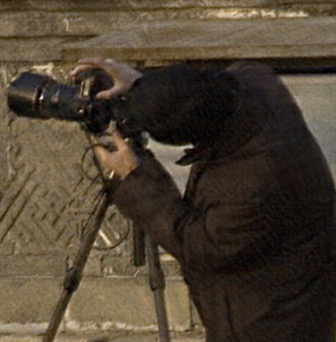
#> input picture short.png, 336 x 342 px
$ python test1.py
#> lines starting #> are read from the running program, lines starting #| are printed output that depends on the picture; after the words box and inside, x2 and y2 are one past the last pixel; in counts of white or black regions, pixels touching at a corner belong together
import numpy as np
import cv2
from scipy.fft import fft2, ifft2, fftshift
from skimage.transform import resize
import matplotlib.pyplot as plt

def load_images(short_path, regular_path):
#> called with short_path = 'short.png', regular_path = 'long.png'
    short_img = cv2.imread(short_path, cv2.IMREAD_GRAYSCALE).astype(np.float32)
#> short_img: shape (342, 336) float32; min 0, max 249, mean 67
    regular_img = cv2.imread(regular_path, cv2.IMREAD_GRAYSCALE).astype(np.float32)
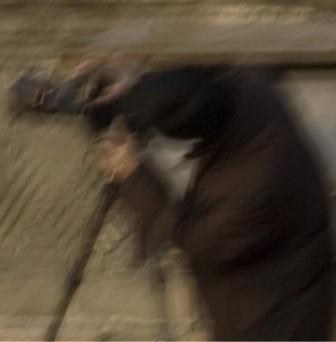
#> input picture long.png, 336 x 342 px
#> regular_img: shape (342, 336) float32; min 0, max 175, mean 66.6
    regular_rgb = cv2.imread(regular_path)
#> regular_rgb is the input picture: shape (342, 336, 3); mean B, G, R 49.3, 64.9, 77
    return short_img, regular_img, regular_rgb

def estimate_blur_kernel(short_img, regular_img, gamma=0.01):
#> called with gamma = 0.01
    S = fft2(short_img)
    R = fft2(regular_img)
    S_conj = np.conj(S)
    S_power = np.abs(S) ** 2
    # K_est = (S_conj * R) / (S_power + gamma)
    K_est = (S_conj * R) / (S * S_conj + gamma)
    k = np.real(ifft2(K_est))
    k = fftshift(k)
    return k / k.sum()

def resize_blur_kernel(origin_img, scale_factor):
#> called with scale_factor = 0.5
    new_shape = (int(origin_img.shape[0] * scale_factor), int(origin_img.shape[1] * scale_factor))
#> new_shape = (171, 168)
    resize_kernel = resize(origin_img, new_shape, anti_aliasing=True)
    return resize_kernel

def erosion(img, iterations=1):
#> called with iterations = 1
    kernel = np.ones((3, 3), np.uint8)
    kernel = np.array([[0, 1, 0],
                   [1, 1, 0],
                   [0, 1, 0]], np.uint8)
    # kernel = cv2.getStructuringElement(cv2.MORPH_CROSS, (3, 1))
    erosion_img = cv2.erode(img, kernel, iterations=iterations)
    return erosion_img

def dilation(img, iterations=1):
#> called with iterations = 1
    kernel = np.ones((3, 3), np.uint8)
    kernel = np.array([[0, 1, 0],
                   [1, 1, 1],
                   [0, 1, 0]], np.uint8)
    # kernel = cv2.getStructuringElement(cv2.MORPH_CROSS, (3, 1))
    dilation_img = cv2.dilate(img, kernel, iterations=iterations)
    # performing opening using its function
    # opening = cv2.morphologyEx(dilation_img, cv2.MORPH_OPEN, kernel)
    # performing closing using its function
    # closing = cv2.morphologyEx(opening, cv2.MORPH_CLOSE, kernel)
    return dilation_img
    # return opening
    # return closing

def AND_image(blur_kernel, unblur_kernel):
    mask1 = blur_kernel > 0
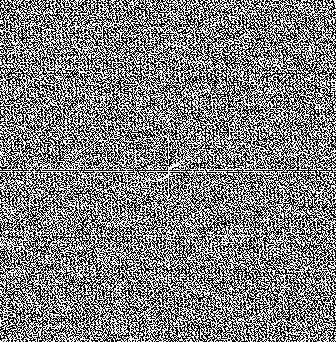
#> mask1: shape (342, 336) bool; 50% white; black in thin lines or dots
    mask2 = unblur_kernel > 0
#> mask2: shape (342, 336) bool; 13.1% white; 599 white regions (338 under 20 px), largest, box (x1, y1, x2, y2) and area: (154, 157, 180, 190) 340, (235, 89, 264, 113) 196, (128, 144, 150, 160) 156
    and_mask = np.logical_and(mask1, mask2)
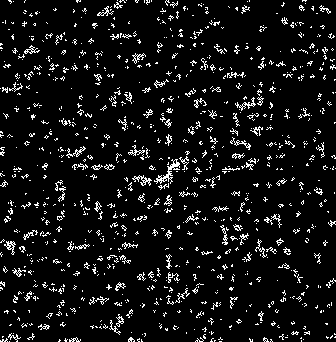
#> and_mask: shape (342, 336) bool; 7.5% white in thin lines or dots
    and_result = np.where(and_mask, blur_kernel, 0)
    kernel_sum = np.sum(and_result)
#> kernel_sum = 36.69
    result_kernel = and_result / kernel_sum
    return result_kernel

def wiener_deconvolution2(img, kernel, snr=0.01):
    # Chuyển ảnh và kernel sang miền Fourier
    img_fft = fft2(img)
    kernel_fft = fft2(kernel, s=img.shape) # Kéo dài kernel cho kích thước của ảnh
    # Tính liên hợp phức của kernel
    kernel_conj = np.conj(kernel_fft)
    kernel_power = np.abs(kernel_fft) ** 2
    # Áp dụng bộ lọc Wiener
    result_fft = (img_fft * kernel_conj) / (kernel_fft * kernel_conj + snr)
    # Biến đổi Fourier ngược để lấy lại ảnh
    result = np.real(ifft2(result_fft))
    np.real(ifft2(result_fft))
    # Dùng fftshift để dịch tâm về giữa
    result = fftshift(result)
    return result

def process_rgb_channels(regular_rgb, kernel):
    result_rgb = np.zeros_like(regular_rgb, dtype=np.float32)
    for i in range(3):  # Process each color channel separately
        result_rgb[:, :, i] = wiener_deconvolution2(regular_rgb[:, :, i].astype(np.float32), kernel)
#> this loop made 3 passes
#> pass 1, in wiener_deconvolution2 (call 3), `result = np.real(ifft2(result_fft))`:
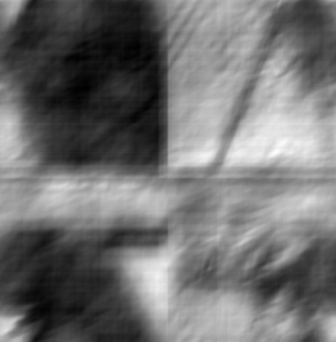
#> result: shape (342, 336) float32; min 153.3, max 358.9, mean 244; drawn with min black and max white
#> after the loop:
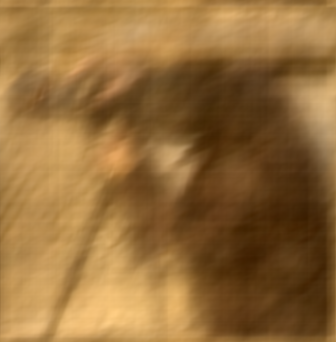
#> result_rgb: shape (342, 336, 3) float32; mean B, G, R 244, 321.6, 381.5; drawn with min black and max white
    return result_rgb

def normalize_image(img):
    return (img - img.min()) / (img.max() - img.min()) * 255


def display_image():
    # Display results

    display = [
        regular_img / result_img.max(),
        regular_rgb,
        kernel / kernel.max(),
        wiener_img,
        resize_blur_kernel(kernel, 0.5),
        resize_kernel,
        result_kernel / result_kernel.max(),
        result_img_norm,
    ]

    label = [
        'Original Image',
        'RGB Image',
        'Origin Blur Kernel',
        'Wiener Image',
        'Half size',
        'Estimated Blur Kernel',
        'Result Kernel',
        'Deconvolved Image',
    ]

    # Reduced figure size
    fig = plt.figure(figsize=(8, 6))  # Adjusted size

    for i in range(len(display)):
        fig.add_subplot(2, 4, i + 1)

        # Apply 'gray' colormap only if image is not RGB
        if display[i].ndim == 2:  # Assuming RGB images have 3 dimensions
            plt.imshow(display[i], cmap='gray')
        else:
            plt.imshow(display[i])

        plt.title(label[i], fontsize=8)  # Smaller font size for titles
        plt.axis('off')  # Optional: remove axes for a cleaner look

    plt.tight_layout()
    plt.show()


if __name__ == "__main__":
    short_path = "short.png"
    regular_path = "long.png"
    short_img, regular_img, regular_rgb = load_images(short_path, regular_path)
    kernel = estimate_blur_kernel(short_img, regular_img)
    wiener_img = wiener_deconvolution2(regular_img, kernel)
    half_size_kernel = resize_blur_kernel(kernel, 0.5)
    half_size_kernel = erosion(half_size_kernel)
    half_size_kernel = dilation(half_size_kernel)
    resize_kernel = resize_blur_kernel(half_size_kernel, 2)
    and_kernel = AND_image(kernel, resize_kernel)
    result_kernel = erosion(and_kernel)
    result_kernel = dilation(result_kernel)
    result_img = wiener_deconvolution2(regular_img, result_kernel)
    result_rgb = process_rgb_channels(regular_rgb, result_kernel)

    # Normalize images for display with OpenCV
    result_img_norm = normalize_image(result_img).astype(np.uint8)
    result_rgb_norm = np.dstack([normalize_image(result_rgb[:, :, i]) for i in range(3)]).astype(np.uint8)
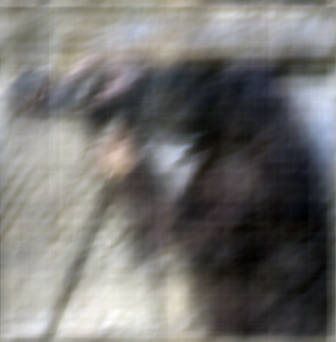
#> result_rgb_norm: shape (342, 336, 3); mean B, G, R 112, 114.5, 115.6
    # print(result_img)
    display_image()
#> the loop in display_image, `for i in range(len(display)):` made 8 passes
#> in display_image, `plt.show()`:
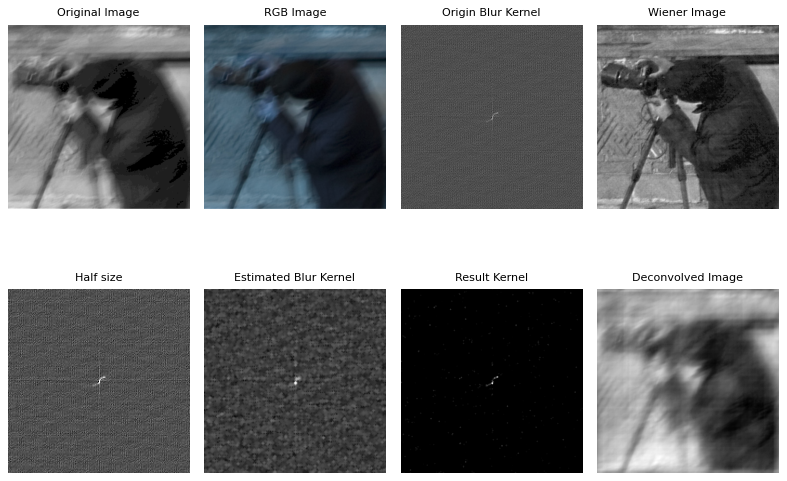
#> figure drawn by matplotlib, 8 panels; B, G, R data is drawn as R, G, B
